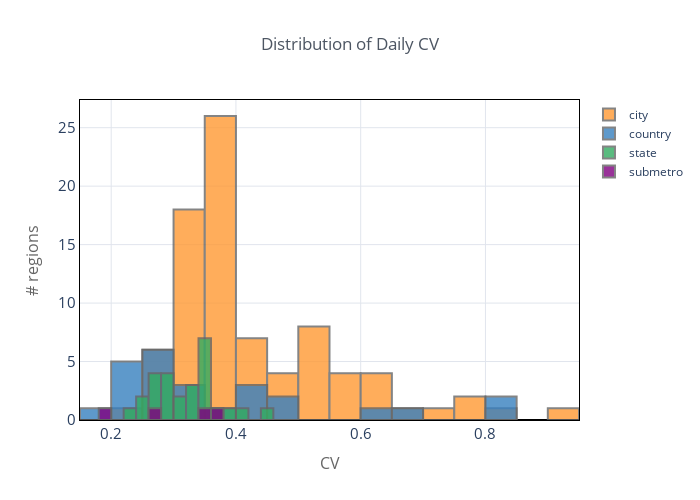

Notebook code for this chart:
### Markdown cell above
# CV Distributions

### Code cell
df.query('daily_coef_var < 1').pivot_table(columns='region_type', values='daily_coef_var', index='region_slug').iplot(
    kind='hist', theme='custom',
    title='Distribution of Daily CV',
    xTitle='CV', yTitle='# regions',
)

### Figure 1 — Plotly figure (JSON) as saved in the notebook; plotly's stock layout.template omitted (floating-point values rounded to 4 significant figures; data arrays with more than 128 entries replaced by an {"elided": "..."} marker saying what was removed)
{"data": [{"histfunc": "count", "histnorm": "", "marker": {"color": "rgba(255, 153, 51, 1.0)", "line": {"color": "#666666", "width": 2}}, "name": "city", "opacity": 0.8, "orientation": "v", "type": "histogram", "x": {"elided": "140 float values"}}, {"histfunc": "count", "histnorm": "", "marker": {"color": "rgba(55, 128, 191, 1.0)", "line": {"color": "#666666", "width": 2}}, "name": "country", "opacity": 0.8, "orientation": "v", "type": "histogram", "x": {"elided": "140 float values"}}, {"histfunc": "count", "histnorm": "", "marker": {"color": "rgba(50, 171, 96, 1.0)", "line": {"color": "#666666", "width": 2}}, "name": "state", "opacity": 0.8, "orientation": "v", "type": "histogram", "x": {"elided": "140 float values"}}, {"histfunc": "count", "histnorm": "", "marker": {"color": "rgba(128, 0, 128, 1.0)", "line": {"color": "#666666", "width": 2}}, "name": "submetro", "opacity": 0.8, "orientation": "v", "type": "histogram", "x": {"elided": "140 float values"}}], "layout": {"barmode": "overlay", "height": 500, "legend": {"bgcolor": "#FFFFFF", "bordercolor": "#444444", "borderwidth": 0, "font": {"size": 12}, "itemclick": "toggle", "itemdoubleclick": "toggleothers", "itemsizing": "trace", "traceorder": "normal"}, "paper_bgcolor": "#FFFFFF", "plot_bgcolor": "#FFFFFF", "title": {"font": {"color": "#4D5663", "size": 17}, "text": "Distribution of Daily CV", "x": 0.5}, "width": 700, "xaxis": {"automargin": true, "gridcolor": "#E1E5ED", "linecolor": "#000000", "mirror": "ticks", "showline": true, "tickfont": {"size": 15}, "title": {"font": {"color": "#666666", "size": 16}, "text": "CV"}, "zerolinecolor": "#000000", "zerolinewidth": 2}, "yaxis": {"automargin": true, "gridcolor": "#E1E5ED", "linecolor": "#000000", "mirror": "ticks", "showline": true, "tickfont": {"size": 15}, "title": {"font": {"color": "#666666", "size": 16}, "text": "# regions"}, "zerolinecolor": "#000000", "zerolinewidth": 2}}}
